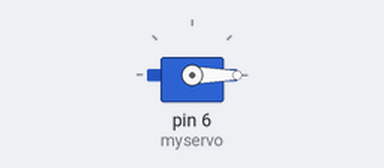
A sketch run on a simulated Arduino Uno, built with avr-gcc and run on an emulated ATmega328P. Shown: servo.

Above: at 0.05 s.
At 0.9 s:
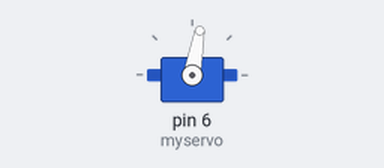
At 1.75 s:
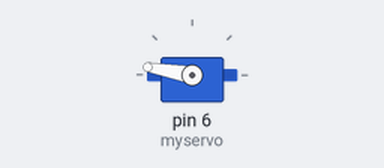
At 3.5 s:
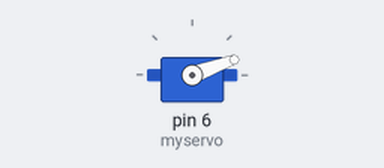
Timing chart, 0 to 8.3 s (numbered marks = the images above):
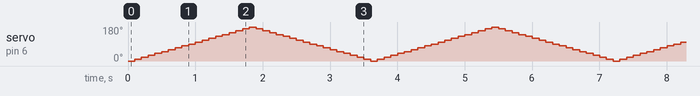

The sketch:

9_Servo_Motors.ino
```cpp
/*     Servo Motor Control using the Arduino Servo Library
           by Dejan, https://howtomechatronics.com */
#include <Servo.h>
Servo myservo;  // create servo object to control a servo
int angle = 0;
int fadeAmount = 10; // how many angles to fade the servo by
void setup() {
  myservo.attach(6,600,2300);  // (pin, min544, max2400)
  myservo.write(0);  // tell servo to go to a particular angle
}

void loop() {

  myservo.write(angle);
  delay(100);
  angle = angle + fadeAmount ;
  if (angle == 0 || angle == 180) {
      fadeAmount = -fadeAmount ;
   }

}
```
